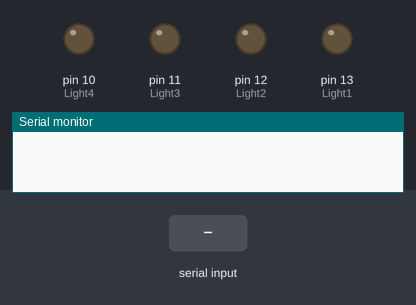
A sketch run on a simulated Arduino Uno, built with avr-gcc and run on an emulated ATmega328P. On the bench: output pins drawn as LEDs (lit = HIGH), the last lines printed to the serial monitor. The test bench sets the inputs (shaded band).

Above: at 1.2 s.
1.3 s: "1" received over Serial
At 1.7 s:
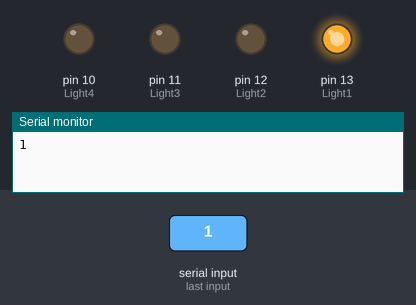
2.8 s: "2" received over Serial
At 4.0 s:
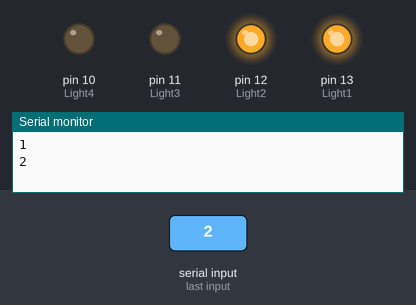
4.3 s: "A" received over Serial
At 5.2 s:
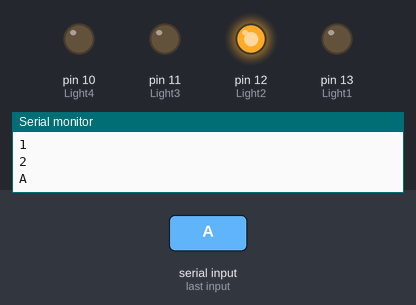
5.8 s: "3" received over Serial
At 6.3 s:
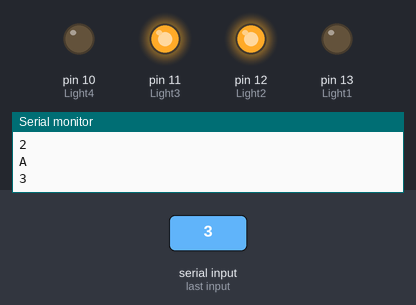
7.3 s: "B" received over Serial
At 8.5 s:
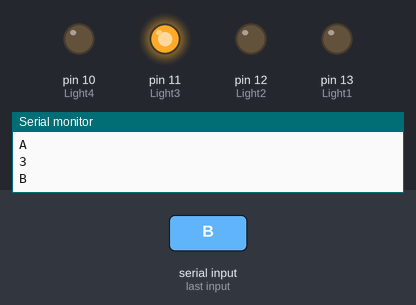
8.8 s: "4" received over Serial
At 9.8 s:
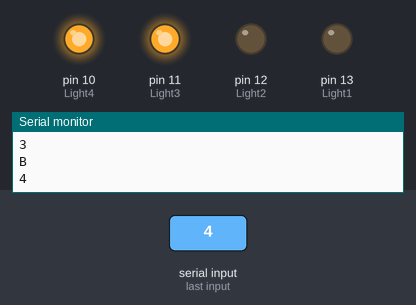
Timing chart, 0 to 11.3 s (numbered marks = the images above; inputs shaded):
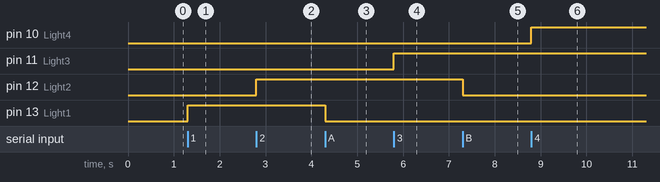

Measured:
- after the input at 1.3 s, pin 13 (Light1): LOW → HIGH at once
- after the input at 2.8 s, pin 12 (Light2): LOW → HIGH at once
- after the input at 4.3 s, pin 13 (Light1): HIGH → LOW at once
- after the input at 5.8 s, pin 11 (Light3): LOW → HIGH at once
- after the input at 7.3 s, pin 12 (Light2): HIGH → LOW at once
- after the input at 8.8 s, pin 10 (Light4): LOW → HIGH at once

The sketch:

Home_Automotion_4CH.ino
```cpp
#include <SoftwareSerial.h>
#define Light1 13  // defines relay pins numbers
#define Light2 12
#define Light3 11  // defines relay pins numbers
#define Light4 10

char t;

void setup() {

Serial.begin(9600);
pinMode(Light1, OUTPUT);
pinMode(Light2, OUTPUT);
pinMode(Light3, OUTPUT);
pinMode(Light4, OUTPUT);
}

void loop() {


if(Serial.available()){
  t = Serial.read();
  Serial.println(t);
}

if(t == '1'){
  digitalWrite(13,HIGH);
}

else if(t == 'A'){
  digitalWrite(13,LOW);
}

else if(t == '2'){
  digitalWrite(12,HIGH);
}

else if(t == 'B'){
  digitalWrite(12,LOW);
}

if(t == '3'){
  digitalWrite(11,HIGH);
}

else if(t == 'C'){
  digitalWrite(11,LOW);
}

else if(t == '4'){
  digitalWrite(10,HIGH);
}

else if(t == 'D'){
  digitalWrite(10,LOW);
}

}
```
